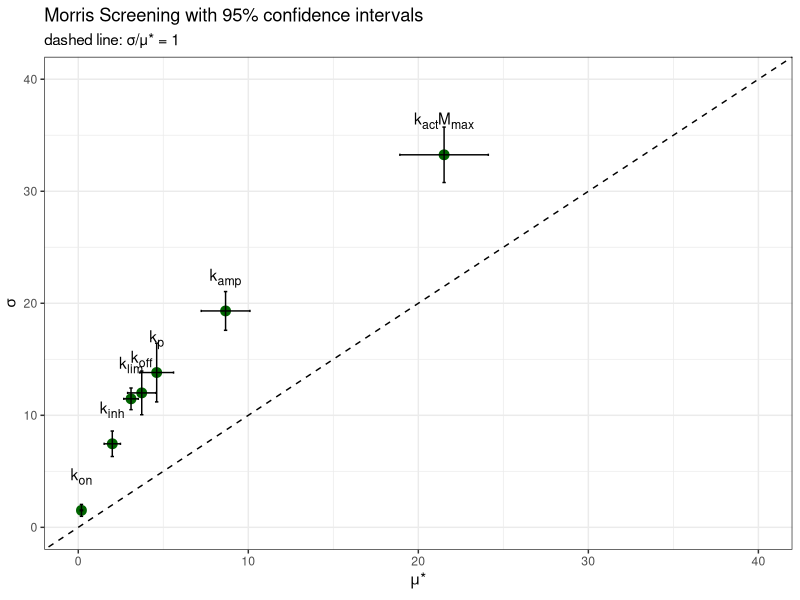
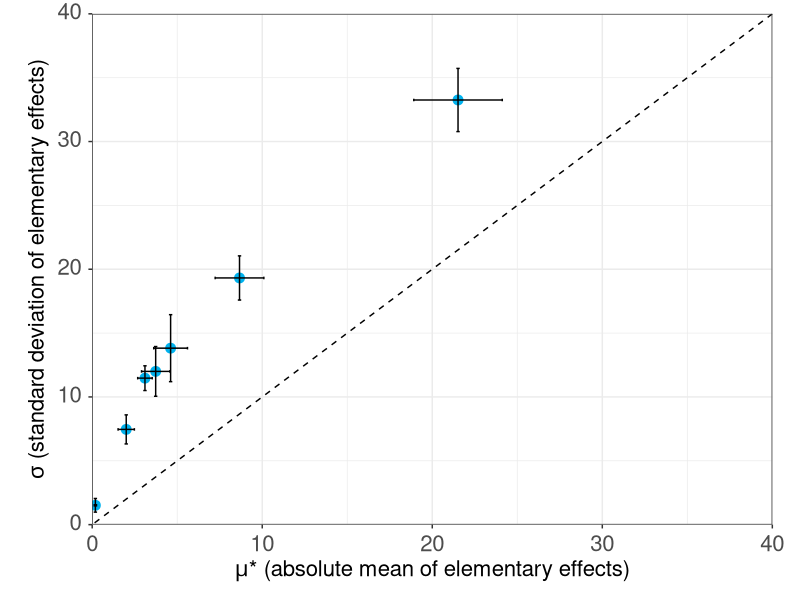
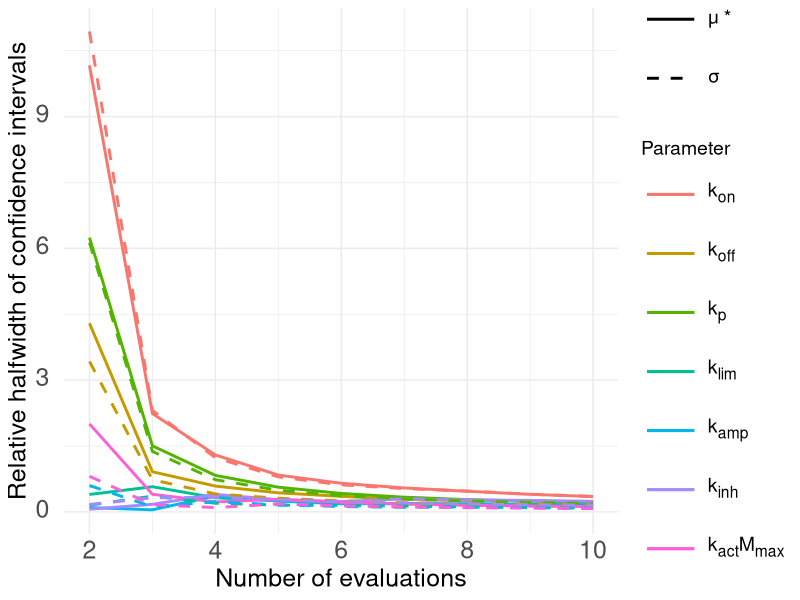
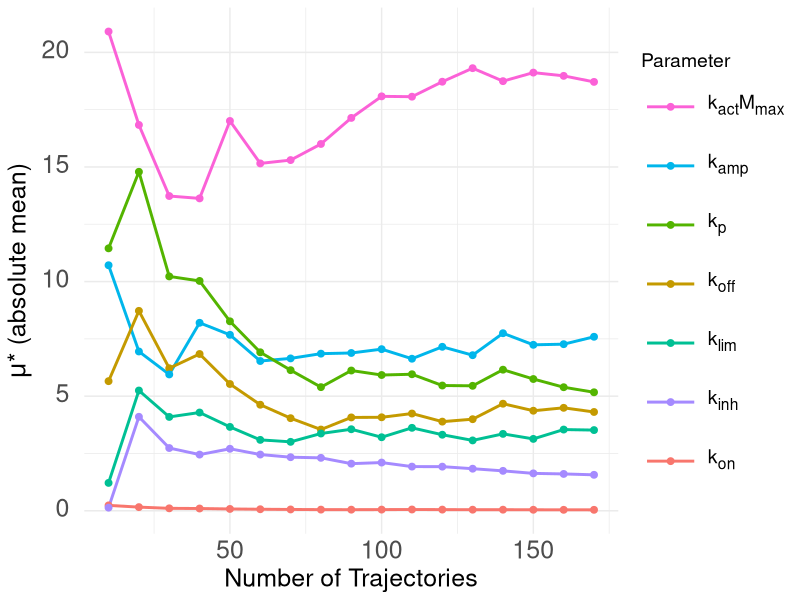
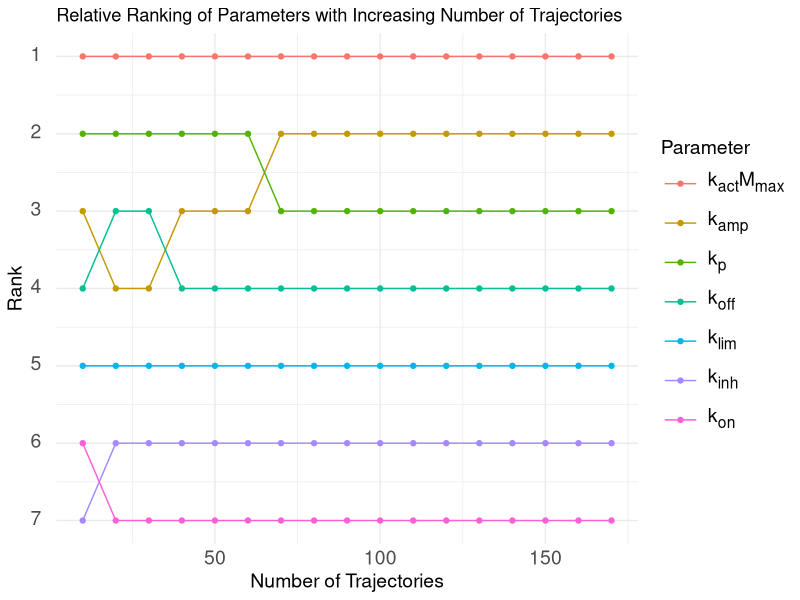

Generate these figures, in order, with R:
library(deSolve) #version 1.40
library(ggplot2) #version 3.5.1
library(ggtext) #version 0.1.2
library(reshape2) #version 1.4.4

# parameters in the code are named differently than in paper, compare to Lever et al. 2016 cited in paper
# for updated parameter names, please refer to "new_parameter_names"

set.seed(250724)

#### Code part 1: Morris screening with evaluations ----
# the first part of the code runs the Morris screening for the defined options in the section "Morris Screening options"
# it will evaluate over the count defined and calculate confidence intervals


parameter_bounds <- list(kon = c(0.0001, 100),          #copied koff Lever
                         koff = c(0.0001, 100),         #Lever
                         kp = c(0.00001, 1000),         #Lever
                         phi = c(0.00001, 1000),        #Lever
                         lambda = c(1, 1000000),        #Lever
                         my = c(1, 1000000),            #Lever
                         deltaYmax = c(0.001, 1e9))     #lumped k_act * M_max (product of former bounds)

# fixed receptor amount; ligand axis 1e-4 to 1e4 covers L/R from 2e-6 to 200
R0_fixed <- 50

# original bounds of the lumped components k_act and M_max
# their product must equal parameter_bounds$deltaYmax
lumped_component_bounds <- list(k_act = c(1, 1000000),
                                M_max = c(0.001, 1000))

stopifnot(!anyNA(unlist(lumped_component_bounds)))
stopifnot(isTRUE(all.equal(
  lumped_component_bounds$k_act * lumped_component_bounds$M_max,
  parameter_bounds$deltaYmax
)))

# new parameter names (display labels, markdown)
new_parameter_names <- c("kon"       = "k<sub>on</sub>",
                         "koff"      = "k<sub>off</sub>",
                         "kp"        = "k<sub>p</sub>",
                         "phi"       = "k<sub>lim</sub>",
                         "lambda"    = "k<sub>amp</sub>",
                         "my"        = "k<sub>inh</sub>",
                         "deltaYmax" = "k<sub>act</sub>M<sub>max</sub>")

# shared colour palette for Sobol and Morris plots (identical block in both scripts)
# keyed by display label, so the same parameter always gets the same colour
param_colors <- c("kon"       = "#F8766D",
                  "koff"      = "#C49A00",
                  "kp"        = "#53B400",
                  "phi"       = "#00C094",
                  "lambda"    = "#00B6EB",
                  "my"        = "#A58AFF",
                  "deltaYmax" = "#FB61D7")
pal <- setNames(unname(param_colors[names(new_parameter_names)]),
                unname(new_parameter_names))
stopifnot(!anyNA(pal))


stopifnot(setequal(names(new_parameter_names), names(parameter_bounds)))

#### Morris Screening options----
p <- 64  # number of levels in p-level grid
delta_morris <- p / (2 * (p - 1))  # step size delta (in unit space, delta = 32/63 for p = 64)
num_trajectories <- 150  # number of trajectories
Evaluations <- 10 # number of evaluations

#### sampling transformation (identical to the Sobol script) ----
# inverse CDF of k_act * M_max with log-uniform k_act and M_max
# log10 of the product is the sum of two uniforms (trapezoidal distribution)
qlog_sum_uniform <- function(u, bounds1, bounds2) {
  lo <- log10(bounds1[1]) + log10(bounds2[1])
  w  <- sort(c(diff(log10(bounds1)), diff(log10(bounds2))))
  w1 <- w[1]
  w2 <- w[2]
  u1 <- w1 / (2 * w2)
  z  <- ifelse(u <= u1,
               sqrt(2 * w1 * w2 * u),
               ifelse(u <= 1 - u1,
                      u * w2 + w1 / 2,
                      w1 + w2 - sqrt(2 * w1 * w2 * pmax(1 - u, 0))))
  10^(lo + z)
}

# scale unit-cube values to log-uniform bounds
# deltaYmax is drawn as the product of log-uniform k_act and M_max
scale_to_bounds <- function(sample, bounds) {
  out <- mapply(function(x, range) 10^(log10(range[1]) + x * (log10(range[2]) - log10(range[1]))),
                as.data.frame(sample), bounds)
  out <- matrix(out, ncol = length(bounds))
  j <- which(names(bounds) == "deltaYmax")
  out[, j] <- qlog_sum_uniform(sample[, j],
                               lumped_component_bounds$k_act,
                               lumped_component_bounds$M_max)
  colnames(out) <- names(bounds)
  out
}

#### generating trajectories ----
# trajectories are built on the p-level grid {0, 1/(p-1), ..., 1} in the unit cube
# and then mapped to parameter values with scale_to_bounds()
# for log-uniform parameters this reproduces the equidistant log grid,
# for deltaYmax the levels are the corresponding quantiles of the product distribution
generate_trajectory <- function(parameter_bounds, p, delta_morris) {
  k <- length(parameter_bounds)
  step_levels <- round(delta_morris * (p - 1))   
  
  # sample initial levels (integer level indices avoid floating-point comparisons)
  level_idx <- matrix(NA_integer_, nrow = k + 1, ncol = k)
  level_idx[1, ] <- sample(0:(p - 1), k, replace = TRUE)
  
  # change one parameter per step: up if the step stays inside the grid, otherwise down
  for (i in 1:k) {
    new_point <- level_idx[i, ]
    if (new_point[i] + step_levels <= p - 1) {
      new_point[i] <- new_point[i] + step_levels
    } else {
      new_point[i] <- new_point[i] - step_levels
    }
    level_idx[i + 1, ] <- new_point
  }
  
  unit_trajectory <- level_idx / (p - 1)
  trajectory <- scale_to_bounds(unit_trajectory, parameter_bounds)
  colnames(trajectory) <- names(parameter_bounds)
  return(trajectory)
}

#### readout (identical to the Sobol script) ----
# analytical steady state of the Lever model for arbitrary L0 and R0
# total complex C = C0 + C1 + C2 solves C = K * (L0 - C) * (R0 - C); disc = discriminant, s = linear coefficient
# vectorized over L0
steady_state_P <- function(params, L0, R0 = R0_fixed) {
  with(as.list(params), {
    yYgen <- 100; yYdegr <- 50000; yPgen <- 100; yPdegr <- 50000; Pmax <- 100
    a  <- kon / (koff + kp)
    b  <- kp / (koff + phi * kp)
    c2 <- phi * kp / koff
    K  <- a * (1 + b + b * c2)
    s    <- K * (L0 + R0) + 1
    disc <- (K * (L0 - R0))^2 + 2 * K * (L0 + R0) + 1   # = s^2 - 4*K^2*L0*R0, always > 0
    C    <- 2 * K * L0 * R0 / (s + sqrt(disc))
    C1 <- b * C / (1 + b + b * c2)
    m  <- (yYgen + lambda * C1) / (yYgen + yYdegr + lambda * C1)   # m = M / M_max
    P  <- (yPgen + deltaYmax * m) * Pmax / (yPgen + yPdegr + deltaYmax * m + my * C1)
    unname(P)
  })
}

# maximum of the steady-state dose-response curve over L in [1e-4, 1e4] at R0 = R0_fixed
# coarse grid (as in the Shiny app) followed by local refinement with optimize()
logL_grid <- seq(-4, 4, by = 0.1)
max_P_over_L <- function(params, R0 = R0_fixed) {
  P_grid <- steady_state_P(params, L0 = 10^logL_grid, R0 = R0)
  j <- which.max(P_grid)
  if (j == 1 || j == length(logL_grid)) {
    return(c(P_max = P_grid[j], logL_opt = logL_grid[j], at_bound = 1))
  }
  opt <- optimize(function(x) steady_state_P(params, L0 = 10^x, R0 = R0),
                  interval = logL_grid[c(j - 1, j + 1)], maximum = TRUE, tol = 1e-8)
  c(P_max = opt$objective, logL_opt = opt$maximum, at_bound = 0)
}

# GSA readout: maximal steady-state response over the ligand axis
evaluate_readout <- function(params) {
  max_P_over_L(params)[["P_max"]]
}

# Function to calculate the elementary effects (EE)
# EE = |P(x + delta e_i) - P(x)| (absolute difference, not divided by delta)
calculate_EE <- function(trajectory) {
  # readout is evaluated once per trajectory point (k + 1 evaluations)
  P_traj <- apply(trajectory, 1, function(row) evaluate_readout(as.list(row)))
  stopifnot(all(is.finite(P_traj)))   # analytical solution, no non-finite readouts expected
  
  EE <- list()
  for (i in 1:(nrow(trajectory) - 1)) {
    EE[[colnames(trajectory)[i]]] <- abs(P_traj[i + 1] - P_traj[i])
  }
  return(EE)
}

# Custom function to calculate mean and standard deviation
calculate_stats <- function(ee_values) {
  stopifnot(length(ee_values) > 1, all(is.finite(ee_values)))
  r <- length(ee_values)
  
  # Calculate mean
  mu <- sum(abs(ee_values)) / r
  
  # Calculate standard deviation
  sigma <- sqrt(sum((abs(ee_values) - mu)^2) / (r - 1))
  
  return(list(mean = mu, sd = sigma))
}

# Repeat the entire process for the number of evaluations
all_EE_stats <- list()

for (eval in 1:Evaluations) {
  # Generate trajectories with different start values
  trajectories <- lapply(1:num_trajectories, function(x) generate_trajectory(parameter_bounds, p, delta_morris))
  
  # Calculate EE for each trajectory
  EE_results <- lapply(trajectories, calculate_EE)
  
  # Combine results for each parameter
  EE_combined <- list()
  for (param in names(parameter_bounds)) {
    EE_combined[[param]] <- sapply(EE_results, function(res) res[[param]])
  }
  
  # Calculate mean and standard deviation for each parameter
  EE_stats <- lapply(EE_combined, calculate_stats)
  
  # Store the results for this evaluation, including the raw EE values
  all_EE_stats[[eval]] <- list(EE_combined = EE_combined, EE_stats = EE_stats)
}

# sanity check: all elementary effects finite (analytical solution)
n_EE_total <- sum(sapply(all_EE_stats, function(x) length(unlist(x$EE_combined))))
cat(sprintf("Valid elementary effects: %d of %d (100%% expected)\n",
            sum(sapply(all_EE_stats, function(x) sum(is.finite(unlist(x$EE_combined))))),
            n_EE_total))

# check: grid levels per parameter (log-uniform parameters = equidistant log grid)
grid_levels <- scale_to_bounds(matrix(rep((0:(p - 1)) / (p - 1), length(parameter_bounds)),
                                      ncol = length(parameter_bounds)),
                               parameter_bounds)
print(signif(grid_levels, 3))

#### calculate 95% confidence intervals ----
compute_ci <- function(values, alpha = 0.05) {
  vals <- values[!is.na(values)]
  n <- length(vals)
  m <- if (n > 0) mean(vals) else NA_real_ #calculate mean
  if (n < 2) {
    return(list(mean = m, ci_low = NA_real_, ci_high = NA_real_,
                halfwidth = NA_real_, rel_halfwidth = NA_real_, n = n))
  }
  s <- sd(vals) #standard deviation calc
  se <- s / sqrt(n) #standard error calc
  tcrit <- qt(1 - alpha/2, df = n - 1) # calculate critical t value
  hw <- tcrit * se # calculte halfwidth
  rel <- if (!is.na(m) && m != 0) hw / abs(m) else NA_real_ #calculate relative halfwidth
  list(mean = m, ci_low = m - hw, ci_high = m + hw,
       halfwidth = hw, rel_halfwidth = rel, n = n)
}

#create df with parameter + mean, sd and ci
make_plot_data_ci <- function(all_EE_stats, alpha = 0.05) {
  plot_data <- data.frame(Parameter = character(),
                          Mu = numeric(), Sigma = numeric(),
                          Mu_low = numeric(), Mu_high = numeric(),
                          Sigma_low = numeric(), Sigma_high = numeric(),
                          stringsAsFactors = FALSE)
  for (param in names(parameter_bounds)) {
    mu_values <- sapply(all_EE_stats, function(x) x$EE_stats[[param]]$mean)
    sigma_values <- sapply(all_EE_stats, function(x) x$EE_stats[[param]]$sd)
    ci_mu <- compute_ci(mu_values, alpha)
    ci_sigma <- compute_ci(sigma_values, alpha)
    plot_data <- rbind(plot_data, data.frame(
      Parameter = param,
      Mu = ci_mu$mean, Sigma = ci_sigma$mean,
      Mu_low = ci_mu$ci_low, Mu_high = ci_mu$ci_high,
      Sigma_low = ci_sigma$ci_low, Sigma_high = ci_sigma$ci_high
    ))
  }
  plot_data
}

ci_summary_table <- function(all_EE_stats, alpha = 0.05) {
  out <- data.frame(Parameter = character(),
                    Mu_mean = numeric(), Mu_CI_low = numeric(), Mu_CI_high = numeric(), Mu_rel_halfwidth = numeric(),
                    Sigma_mean = numeric(), Sigma_CI_low = numeric(), Sigma_CI_high = numeric(), Sigma_rel_halfwidth = numeric(),
                    n = integer(),
                    stringsAsFactors = FALSE)
  for (param in names(parameter_bounds)) {
    mu_values <- sapply(all_EE_stats, function(x) x$EE_stats[[param]]$mean)
    sigma_values <- sapply(all_EE_stats, function(x) x$EE_stats[[param]]$sd)
    ci_mu <- compute_ci(mu_values, alpha)
    ci_sigma <- compute_ci(sigma_values, alpha)
    out <- rbind(out, data.frame(
      Parameter = param,
      Mu_mean = ci_mu$mean, Mu_CI_low = ci_mu$ci_low, Mu_CI_high = ci_mu$ci_high, Mu_rel_halfwidth = ci_mu$rel_halfwidth,
      Sigma_mean = ci_sigma$mean, Sigma_CI_low = ci_sigma$ci_low, Sigma_CI_high = ci_sigma$ci_high, Sigma_rel_halfwidth = ci_sigma$rel_halfwidth,
      n = ci_mu$n
    ))
  }
  out
}

#### Plotting ----
#### create ci (confidence interval) data and plot ----
plot_data_ci <- make_plot_data_ci(all_EE_stats, alpha = 0.05)
plot_data_ci$Label <- unname(new_parameter_names[plot_data_ci$Parameter])

# common axis range for mu* and sigma (same scale on both axes so that the 1:1 line is meaningful)
axis_max    <- max(c(plot_data_ci$Mu_high, plot_data_ci$Sigma_high), na.rm = TRUE) * 1.05
axis_breaks <- pretty(c(0, axis_max))
axis_max    <- max(axis_breaks)

ggplot(plot_data_ci, aes(x = Mu, y = Sigma)) +
  geom_point(size = 3, color = "darkgreen") +
  geom_richtext(aes(label = Label), vjust = -0.6, fill = NA, label.color = NA) +
  geom_errorbar(aes(ymin = Sigma_low, ymax = Sigma_high), width = 0.2, color = "black") +
  geom_errorbarh(aes(xmin = Mu_low, xmax = Mu_high), height = 0.2, color = "black") +
  geom_abline(intercept = 0, slope = 1, linetype = "dashed", color = "black") +
  theme_bw() +
  labs(
    title = "Morris Screening with 95% confidence intervals",
    subtitle = "dashed line: \u03C3/\u03BC* = 1",
    x = expression(mu*"*"),
    y = expression(sigma)
  ) +
  coord_cartesian(xlim = c(0, axis_max), ylim = c(0, axis_max))

#plot for paper
ggplot(plot_data_ci, aes(x = Mu, y = Sigma)) +
  geom_point(size = 3, color = "deepskyblue2") +
  geom_errorbar(aes(ymin = Sigma_low, ymax = Sigma_high), width = 0.2, color = "black") +
  geom_errorbarh(aes(xmin = Mu_low, xmax = Mu_high), height = 0.2, color = "black") +
  geom_abline(intercept = 0, slope = 1, linetype = "dashed", color = "black") +
  theme_bw() +
  labs(
    x = expression(mu*"* (absolute mean of elementary effects)"),
    y = expression(sigma*" (standard deviation of elementary effects)")) +
  scale_y_continuous(
    breaks = axis_breaks,
    expand = expansion(mult = 0, add = 0)
  )+
  scale_x_continuous(
    breaks = axis_breaks,
    expand = expansion(mult = 0, add = 0)
  )+
  coord_cartesian(xlim = c(0, axis_max), ylim = c(0, axis_max)) +
  theme(
    axis.text.x = element_markdown(size = 16, margin = margin(t = 5)),
    axis.text.y = element_markdown(size = 16, margin = margin(r = 5)),
    axis.title.y = element_text(size = 16),
    axis.title.x = element_text(size = 16),
    plot.margin = margin(10, 20, 10, 20)
  )

# ci summary (printed with 3 significant digits)
summary_ci <- ci_summary_table(all_EE_stats, alpha = 0.05)
summary_ci$Mu_halfwidth    <- summary_ci$Mu_CI_high - summary_ci$Mu_mean
summary_ci$Sigma_halfwidth <- summary_ci$Sigma_CI_high - summary_ci$Sigma_mean
summary_ci_print <- summary_ci
num_cols <- vapply(summary_ci_print, is.numeric, logical(1)) & names(summary_ci_print) != "n"
summary_ci_print[num_cols] <- lapply(summary_ci_print[num_cols], signif, digits = 3)
print(summary_ci_print, row.names = FALSE)

# calculate CIs based on cumulative evaluations -> one evaluation after another is added and hw is saved
ci_changes <- data.frame(Evaluations = integer(), Parameter = character(),
                         Mu_halfwidth = numeric(), Sigma_halfwidth = numeric())

for (num_evals in 2:Evaluations) {
  
  cumulative_stats <- all_EE_stats[1:num_evals]
  
  ci_summary <- ci_summary_table(cumulative_stats, alpha = 0.05)
  
  for (param in ci_summary$Parameter) {
    mu_hw <- ci_summary$Mu_rel_halfwidth[ci_summary$Parameter == param]
    sigma_hw <- ci_summary$Sigma_rel_halfwidth[ci_summary$Parameter == param]
    
    ci_changes <- rbind(ci_changes, data.frame(Evaluations = num_evals, Parameter = param,
                                               Mu_halfwidth = mu_hw, Sigma_halfwidth = sigma_hw))
  }
}

ci_changes$Parameter <- factor(
  ci_changes$Parameter,
  levels = names(new_parameter_names),
  labels = unname(new_parameter_names)
)

# plot relative halfwidth over number of evaluations
ggplot(ci_changes, aes(x = Evaluations)) +
  geom_line(linewidth = 1, aes(y = Mu_halfwidth, color = Parameter, linetype = "Mu halfwidth")) +
  geom_line(linewidth = 1, aes(y = Sigma_halfwidth, color = Parameter, linetype = "Sigma halfwidth")) +
  theme_minimal() +
  scale_color_manual(values = pal, name = "Parameter") +
  labs(
    # title = "Change of confidence interval halfwidth over evaluations",
    x = "Number of evaluations",
    y = "Relative halfwidth of confidence intervals",
    linetype = "Type"
  ) +
  scale_linetype_manual(values = c("Mu halfwidth" = "solid", "Sigma halfwidth" = "dashed"),
                        breaks = c("Mu halfwidth", "Sigma halfwidth"),
                        labels = c("\u03BC *", "\u03C3"))+
  theme(
    axis.text.y = element_markdown(size = 18, margin = margin(r = 8)),
    axis.text.x = element_text(size = 18),
    axis.title.y = element_text(size = 18),
    axis.title.x = element_text(size = 18),
    legend.title = element_text(size = 14),
    legend.text = element_markdown(size = 14),
    legend.key.size = unit(1.5, "cm")
  )

# Returns the middle evaluation point (and optional value) of the first stable window
check_stable_ci_changes_middle <- function(ci_changes, tolerance = 0.05, consecutive_points = 3) {
  stable_params <- list()
  
  for (param in unique(ci_changes$Parameter)) {
    param_data <- ci_changes[ci_changes$Parameter == param, ]
    mu_halfwidths <- param_data$Mu_halfwidth
    sigma_halfwidths <- param_data$Sigma_halfwidth
    
    mu_stable_at <- NA
    sigma_stable_at <- NA
    mu_mid_value <- NA
    sigma_mid_value <- NA
    
    n <- nrow(param_data)
    win_len <- consecutive_points
    if (n >= win_len) {
      for (i in 1:(n - win_len + 1)) {
        mu_window <- mu_halfwidths[i:(i + win_len - 1)]
        sigma_window <- sigma_halfwidths[i:(i + win_len - 1)]
        
        mu_ok <- max(abs(diff(mu_window))) < tolerance
        sigma_ok <- max(abs(diff(sigma_window))) < tolerance
        
        # Middle index within the window
        mid_offset <- floor((win_len - 1) / 2)
        mid_idx <- i + mid_offset
        
        if (mu_ok && is.na(mu_stable_at)) {
          mu_stable_at <- param_data$Evaluations[mid_idx]
          mu_mid_value <- mu_halfwidths[mid_idx]
        }
        if (sigma_ok && is.na(sigma_stable_at)) {
          sigma_stable_at <- param_data$Evaluations[mid_idx]
          sigma_mid_value <- sigma_halfwidths[mid_idx]
        }
        
        if (!is.na(mu_stable_at) && !is.na(sigma_stable_at)) break
      }
    }
    
    if (!is.na(mu_stable_at) && !is.na(sigma_stable_at)) {
      stable_params[[param]] <- list(
        mu_stable_at = mu_stable_at,
        sigma_stable_at = sigma_stable_at,
        mu_mid_value = mu_mid_value,
        sigma_mid_value = sigma_mid_value
      )
    }
  }
  
  return(stable_params)
}

# returns the middle evaluation count of the first stable window
stable_parameters_middle <- check_stable_ci_changes_middle(ci_changes, tolerance = 0.05, consecutive_points = 3)

if (length(stable_parameters_middle) > 0) {
  for (param in names(stable_parameters_middle)) {
    cat(sprintf(
      "Parameter '%s' has stable relative halfwidths at the middle point: evaluation %d (Mu, value=%.6f) and %d (Sigma, value=%.6f).\n",
      param,
      stable_parameters_middle[[param]]$mu_stable_at, stable_parameters_middle[[param]]$mu_mid_value,
      stable_parameters_middle[[param]]$sigma_stable_at, stable_parameters_middle[[param]]$sigma_mid_value
    ))
  }
} else {
  print("No parameters with stable relative halfwidth")
}



#### Code part 2: Morris sample size evaluation ----
# mu* is calculated for increasing numbers of trajectories (old trajectories are kept, new ones are added)
# convergence: relative change of the mu* below 20 % over the
# final window of 3 trajectory counts, checked with the same function as in the Sobol script
# (check_final_stability, rel_tolerance = 0.2, abs_tolerance = 0, window_size = 3)
# NOTE: requires generate_trajectory(), calculate_EE() and new_parameter_names from code part 1

set.seed(250724)


trajectory_steps <- seq(10, 170, by = 10)

EE_matrix <- matrix(NA_real_, nrow = 0, ncol = length(parameter_bounds),
                    dimnames = list(NULL, names(parameter_bounds)))
results <- data.frame()

for (n_traj in trajectory_steps) {
  # add only the new trajectories; EE of earlier trajectories are kept
  n_new  <- n_traj - nrow(EE_matrix)
  new_EE <- t(vapply(seq_len(n_new), function(x) {
    unlist(calculate_EE(generate_trajectory(parameter_bounds, p, delta_morris)))[names(parameter_bounds)]
  }, numeric(length(parameter_bounds))))
  EE_matrix <- rbind(EE_matrix, new_EE)
  
  mu_star <- colMeans(abs(EE_matrix))
  sigma   <- apply(EE_matrix, 2, sd)
  results <- rbind(results, data.frame(Trajectories = n_traj,
                                       Parameter    = names(parameter_bounds),
                                       Mu           = mu_star,
                                       Sigma        = sigma,
                                       Mu_norm      = mu_star / sum(mu_star)))
}

# convergence check (same function as in the Sobol script, 20 % relative tolerance) 
rel_tolerance <- 0.2
abs_tolerance <- 0
window_size   <- 3

# Check whether the final window of sample sizes is stable
check_final_stability <- function(
    N,
    values,
    rel_tolerance = 0.01,
    abs_tolerance = 0.005,
    window_size = 5
) {
  
  stopifnot(length(N) == length(values))
  stopifnot(length(values) >= window_size)
  
  ord <- order(N)
  N <- N[ord]
  values <- values[ord]
  
  idx <- (length(values) - window_size + 1):length(values)
  reference <- values[idx[1]]
  
  allowed_deviation <- max(
    abs_tolerance,
    rel_tolerance * abs(reference)
  )
  
  absolute_deviation <- abs(values[idx] - reference)
  converged <- all(absolute_deviation <= allowed_deviation)
  
  data.frame(
    Converged = converged,
    Final_window_start_N = if (converged) N[idx[1]] else NA_integer_,
    Window_end_N = N[idx[length(idx)]],
    Reference = reference,
    Allowed_abs_deviation = allowed_deviation,
    Max_abs_deviation = max(absolute_deviation)
  )
}

stability_mu <- do.call(
  rbind,
  lapply(names(parameter_bounds), function(parameter) {
    d <- results[results$Parameter == parameter, ]
    cbind(
      Index = "mu*",
      Parameter = parameter,
      check_final_stability(
        N = d$Trajectories,
        values = d$Mu,
        rel_tolerance = rel_tolerance,
        abs_tolerance = abs_tolerance,
        window_size = window_size
      )
    )
  })
)

cat("\nAll mu* converged (relative change < 20 %):", all(stability_mu$Converged), "\n\n")
print(stability_mu[, c("Index", "Parameter", "Converged", "Final_window_start_N", "Window_end_N",
                       "Max_abs_deviation", "Allowed_abs_deviation")], row.names = FALSE)

# ranking at the largest number of trajectories (compare with the STi ranking of the Sobol script)
final_mu <- results[results$Trajectories == max(results$Trajectories), ]
print(final_mu[order(final_mu$Mu, decreasing = TRUE), c("Parameter", "Mu", "Mu_norm", "Sigma")], row.names = FALSE)

# legend order = descending mu* at the largest number of trajectories
legend_order <- as.character(final_mu$Parameter[order(final_mu$Mu, decreasing = TRUE)])
results$Parameter <- factor(
  results$Parameter,
  levels = legend_order,
  labels = unname(new_parameter_names[legend_order])
)

# Plotting the results
ggplot(results, aes(x = Trajectories, y = Mu, color = Parameter, group = Parameter)) +
  geom_line(linewidth = 1) +
  geom_point(size = 2) +
  theme_minimal() +
  labs(
    #title = "Mu Values for Parameters with Increasing Number of Trajectories",
    x = "Number of Trajectories",
    y = expression(mu*"* (absolute mean)")
  ) +
  scale_color_manual(values = pal, name = "Parameter") +
  theme(
    axis.text.y = element_markdown(size = 18, margin = margin(r = 8)),
    axis.text.x = element_text(size = 18),
    axis.title.y = element_text(size = 18),
    axis.title.x = element_text(size = 18),
    legend.title = element_text(size = 14),
    legend.text = element_markdown(size = 14),
    legend.key.size = unit(1.5, "cm")
  )

# Calculate rankings
results$Rank <- ave(results$Mu, results$Trajectories, FUN = function(x) rank(-x, ties.method = "first"))

# Plotting the rankings
ggplot(results, aes(x = Trajectories, y = Rank, color = Parameter, group = Parameter)) +
  geom_line() +
  geom_point() +
  theme_minimal() +
  labs(
    title = "Relative Ranking of Parameters with Increasing Number of Trajectories",
    x = "Number of Trajectories",
    y = "Rank"
  ) +
  scale_y_reverse(breaks = 1:length(parameter_bounds)) +
  scale_color_discrete(name = "Parameter") +
  theme(
    axis.text.y = element_markdown(size = 14, margin = margin(r = 8)),
    axis.text.x = element_text(size = 14),
    axis.title.y = element_text(size = 14),
    axis.title.x = element_text(size = 14),
    legend.title = element_text(size = 14),
    legend.text = element_markdown(size = 14),
    legend.key.size = unit(1, "cm")
  )
